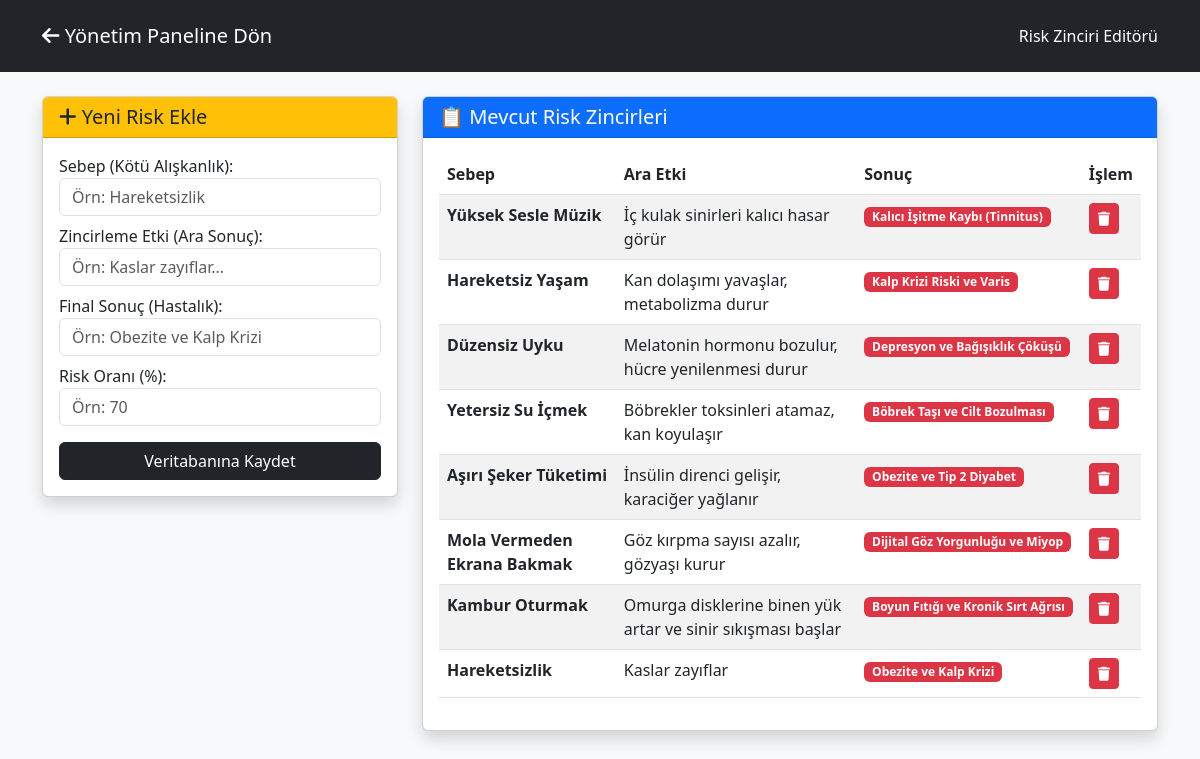
The app's page /risk_ekle.php (signed in) with its own data.
### tables this page shows
CREATE TABLE `risk_zinciri` (
  `id` int(11) NOT NULL,
  `sebep` varchar(255) NOT NULL,
  `sonuc1` varchar(255) NOT NULL,
  `sonuc2` varchar(255) NOT NULL,
  `olasilik` int(11) NOT NULL
);

### risk_ekle.php (the view, shortened to what this page needs)
<?php
$vt = new Veritabani();
$db = $vt->baglan();
?>
<!DOCTYPE html>
<html lang="tr">
<head>
    <link href="https://cdn.jsdelivr.net/npm/bootstrap@5.3.0/dist/css/bootstrap.min.css" rel="stylesheet">
    <link rel="stylesheet" href="https://cdnjs.cloudflare.com/ajax/libs/font-awesome/6.0.0/css/all.min.css">
</head>
<body class="bg-light">
    <nav class="navbar navbar-dark bg-dark p-3 mb-4">
        <div class="container">
            <a class="navbar-brand" href="admin.php">
                <i class="fa-solid fa-arrow-left"></i> Yönetim Paneline Dön
            </a>
            <span class="navbar-text text-white">Risk Zinciri Editörü</span>
        </div>
    </nav>
    <div class="container">
        <div class="row">
            <div class="col-md-4">
                <div class="card shadow">
                    <div class="card-header bg-warning text-dark">
                        <h5 class="mb-0"><i class="fa-solid fa-plus"></i> Yeni Risk Ekle</h5>
                    </div>
                    <div class="card-body">
                        <form method="POST">
                            <div class="mb-2">
                                <label>Sebep (Kötü Alışkanlık):</label>
                                <input type="text" name="sebep" class="form-control" placeholder="Örn: Hareketsizlik" required>
                            </div>
                            <div class="mb-2">
                                <label>Zincirleme Etki (Ara Sonuç):</label>
                                <input type="text" name="sonuc1" class="form-control" placeholder="Örn: Kaslar zayıflar..." required>
                            </div>
                            <div class="mb-2">
                                <label>Final Sonuç (Hastalık):</label>
                                <input type="text" name="sonuc2" class="form-control" placeholder="Örn: Obezite ve Kalp Krizi" required>
                            </div>
                            <div class="mb-3">
                                <label>Risk Oranı (%):</label>
                                <input type="number" name="olasilik" class="form-control" placeholder="Örn: 70" required>
                            </div>
                            <button type="submit" name="ekle" class="btn btn-dark w-100">Veritabanına Kaydet</button>
                        </form>
                    </div>
                </div>
            </div>
            <div class="col-md-8">
                <div class="card shadow">
                    <div class="card-header bg-primary text-white">
                        <h5 class="mb-0">📋 Mevcut Risk Zincirleri</h5>
                    </div>
                    <div class="card-body">
                        <table class="table table-striped table-hover">
                            <thead>
                                <tr>
                                    <th>Sebep</th>
                                    <th>Ara Etki</th>
                                    <th>Sonuç</th>
                                    <th>İşlem</th>
                                </tr>
                            </thead>
                            <tbody>
                                <?php
                                $sorgu = $db->query("SELECT * FROM risk_zinciri ORDER BY id DESC");
                                if($sorgu->num_rows > 0) {
                                    while($row = $sorgu->fetch_assoc()) {
                                        echo "<tr>";
                                        echo "<td><b>".$row['sebep']."</b></td>";
                                        echo "<td>".$row['sonuc1']."</td>";
                                        echo "<td><span class='badge bg-danger'>".$row['sonuc2']."</span></td>";
                                        echo "<td>
                                                <a href='risk_ekle.php?sil=".$row['id']."' class='btn btn-danger btn-sm' onclick=\"return confirm('Silinsin mi?')\"><i class='fa-solid fa-trash'></i></a>
                                              </td>";
                                        echo "</tr>";
                                    }
                                } else {
                                    echo "<tr><td colspan='4' class='text-center'>Hiç veri yok. Soldan ekleyin.</td></tr>";
                                }
                                ?>
                            </tbody>
                        </table>
                    </div>
                </div>
            </div>
        </div>
    </div>
</body>
</html>

### records on screen
risk_zinciri: sebep "Yüksek Sesle Müzik", sonuc1 "İç kulak sinirleri kalıcı hasar görür", sonuc2 "Kalıcı İşitme Kaybı (Tinnitus)"
risk_zinciri: sebep "Hareketsiz Yaşam", sonuc1 "Kan dolaşımı yavaşlar, metabolizma durur", sonuc2 "Kalp Krizi Riski ve Varis"
risk_zinciri: sebep "Düzensiz Uyku", sonuc1 "Melatonin hormonu bozulur, hücre yenilenmesi durur", sonuc2 "Depresyon ve Bağışıklık Çöküşü"
risk_zinciri: sebep "Yetersiz Su İçmek", sonuc1 "Böbrekler toksinleri atamaz, kan koyulaşır", sonuc2 "Böbrek Taşı ve Cilt Bozulması"
risk_zinciri: sebep "Aşırı Şeker Tüketimi", sonuc1 "İnsülin direnci gelişir, karaciğer yağlanır", sonuc2 "Obezite ve Tip 2 Diyabet"
risk_zinciri: sebep "Mola Vermeden Ekrana Bakmak", sonuc1 "Göz kırpma sayısı azalır, gözyaşı kurur", sonuc2 "Dijital Göz Yorgunluğu ve Miyop"
risk_zinciri: sebep "Kambur Oturmak", sonuc1 "Omurga disklerine binen yük artar ve sinir sıkışması başlar", sonuc2 "Boyun Fıtığı ve Kronik Sırt Ağrısı"
risk_zinciri: sebep "Hareketsizlik", sonuc1 "Kaslar zayıflar", sonuc2 "Obezite ve Kalp Krizi"
